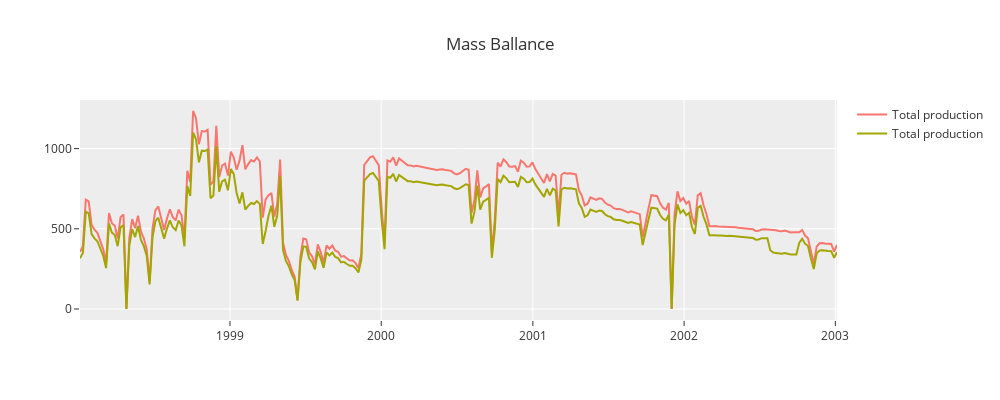

The notebook cell saved with this chart:
### Markdown cell above
## Interactive plot - interactive data analysis

Writes the data to an html file that can be zoomed

### Code cell
fig = make_subplots(
    rows=1,
    cols=1,
    shared_xaxes=True,
    vertical_spacing=0.04
    )


fig.append_trace(go.Scatter(
    x = data.Date,
    y = data.Total_prod_tph,
    name = 'Total production',
    ), row=1, col=1)


fig.append_trace(go.Scatter(
    x = data.Date,
    y = data.Total_inj_tph,
    name = 'Total production',
    ), row=1, col=1)

fig.update_layout(
    template='ggplot2',
    title='Mass Ballance',
    width = 1000,
    height = 400,
    showlegend=True
    )

fig.update_yaxes(title_text='TMF', row=2, col=1)

### Figure 1 — Plotly figure (JSON) as saved in the notebook; plotly's stock layout.template omitted (floating-point values rounded to 4 significant figures; data arrays with more than 128 entries replaced by an {"elided": "..."} marker saying what was removed)
{"data": [{"name": "Total production", "type": "scatter", "x": {"elided": "262 str values"}, "xaxis": "x", "y": {"elided": "262 float values"}, "yaxis": "y"}, {"name": "Total production", "type": "scatter", "x": {"elided": "262 str values"}, "xaxis": "x", "y": {"elided": "262 float values"}, "yaxis": "y"}], "layout": {"height": 400, "showlegend": true, "title": {"text": "Mass Ballance"}, "width": 1000, "xaxis": {"anchor": "y", "domain": [0, 1]}, "yaxis": {"anchor": "x", "domain": [0, 1]}}}
